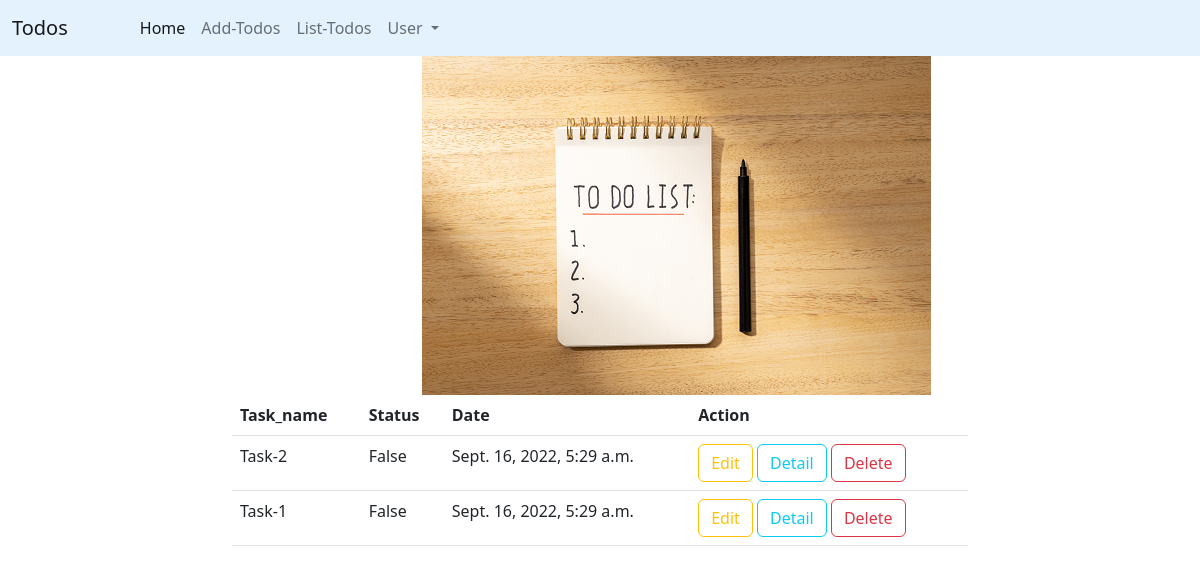
The app's page /todos/all (signed in), older data.
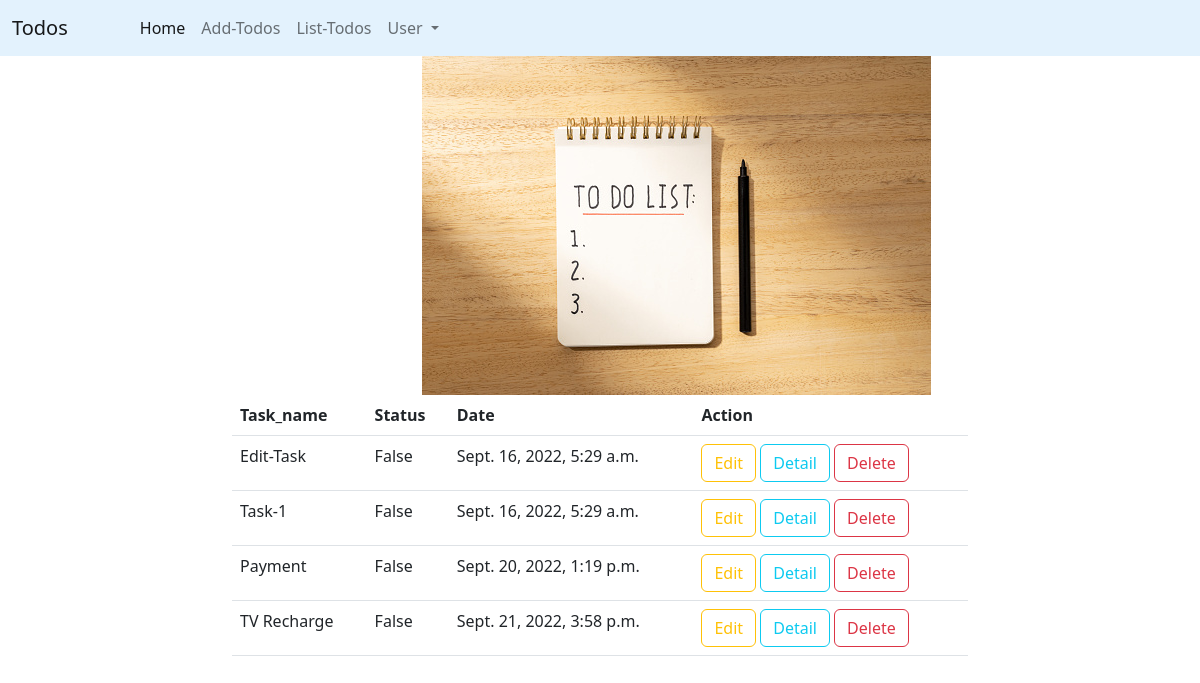
The same page, newer data.
### todoapp/models.py (models this page shows, shortened)
class Todo(models.Model):
    user=models.ForeignKey(User,on_delete=models.CASCADE)
    task_name=models.CharField(max_length=120)
    status=models.BooleanField(default=False)
    date=models.DateTimeField(auto_now_add=True)

### todoapp/views.py (the view)
# urls.py: path("todos/all",views.TodoListView.as_view(),name="todos-list"),
@method_decorator(signin_required,name="dispatch")
class TodoListView(ListView):
    model = Todo
    context_object_name = "todos"
    template_name = "todolist.html"
    def get_queryset(self):  # to customize queryset we should override get_queryset
        return Todo.objects.filter(user=self.request.user)

### todoapp/templates/todolist.html (shortened to what this page needs)
{%extends 'base.html'%}
{%block body_block%}
{%load static%}
<div class="container">
    <div class="row">
        <div class="col-4"></div>
        <div class="col-4">
            <img src="{%static 'images/todolist.jpg'%}" alt="">
        </div>
        <div class="col-4"></div>
    </div>
    <div class="row">
        <div class="col-2"></div>
        <div class="col-8">
            {%if todos%}
            <table class="table">
                <tr>
                    <th>Task_name</th>
                    <th>Status</th>
                    <th>Date</th>
                    <th>Action</th>
                </tr>
                {%for todo in todos%}
                <tr>
                    <td>{{todo.task_name}}</td>
                    <td>{{todo.status}}</td>
                    <td>{{todo.date}}</td>
                    <td>
                        <a href="{%url 'edit-todo' todo.id%}" class="btn btn-outline-warning">Edit</a>
                        <a href="{%url 'todo-detail' todo.id%}" class="btn btn-outline-info">Detail</a>
                        <a href="{%url 'remove-todo' todo.id %}" class="btn btn-outline-danger">Delete</a>
                    </td>
                </tr>
                {%endfor%}
            </table>
            {%else%}
            <h2 class="text text-danger">No_Todos_to_Show</h2>
            {%endif%}
        </div>
        <div class="col-2"></div>
    </div>
</div>
{%endblock%}

Row changes from the older to the newer data that the page shows:
changed Todo: task_name "Task-2" → "Edit-Task"
added Todo: task_name "Payment", status "False", date "Sept. 20, 2022, 1:19 p.m."
added Todo: task_name "TV Recharge", status "False", date "Sept. 21, 2022, 3:58 p.m."
